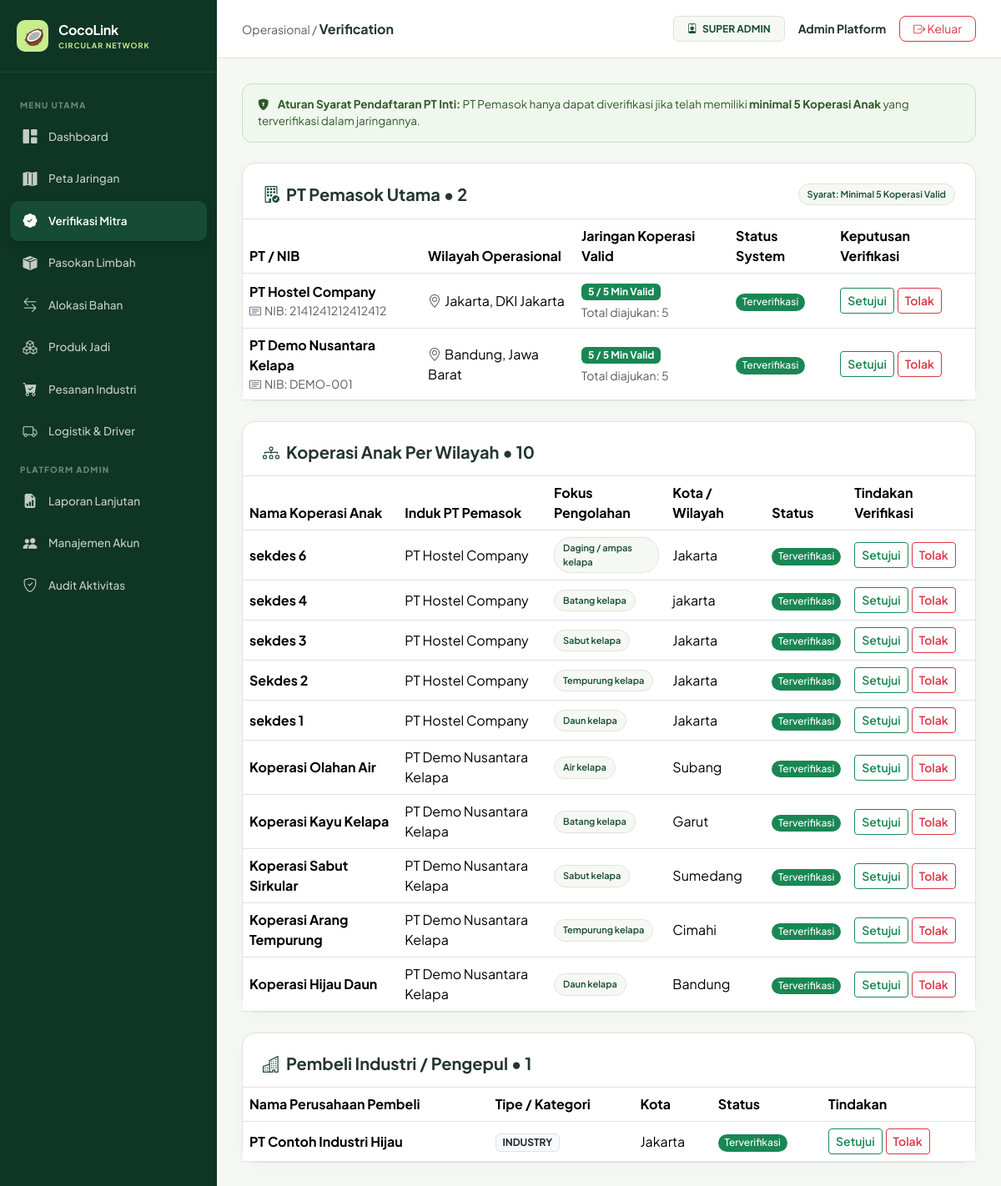
Screenshot of /index.php?page=verification (signed in) with the database file from the repository.
### tables this page shows
CREATE TABLE `users` (
  `id` bigint(20) UNSIGNED NOT NULL,
  `name` varchar(120) NOT NULL,
  `email` varchar(190) NOT NULL,
  `password_hash` varchar(255) NOT NULL,
  `role` enum('super_admin','induk','supplier','coop','buyer','driver') NOT NULL,
  `supplier_id` bigint(20) UNSIGNED DEFAULT NULL,
  `coop_id` bigint(20) UNSIGNED DEFAULT NULL,
  `buyer_id` bigint(20) UNSIGNED DEFAULT NULL,
  `is_active` tinyint(1) NOT NULL DEFAULT 1,
  `created_at` timestamp NOT NULL DEFAULT current_timestamp()
);

CREATE TABLE `suppliers` (
  `id` bigint(20) UNSIGNED NOT NULL,
  `legal_name` varchar(160) NOT NULL,
  `nib` varchar(30) NOT NULL,
  `province` varchar(90) NOT NULL,
  `city` varchar(90) NOT NULL,
  `address` text NOT NULL,
  `latitude` decimal(10,7) NOT NULL,
  `longitude` decimal(10,7) NOT NULL,
  `status` enum('pending','verified','rejected') NOT NULL DEFAULT 'pending',
  `verified_by` bigint(20) UNSIGNED DEFAULT NULL,
  `verified_at` datetime DEFAULT NULL,
  `created_at` timestamp NOT NULL DEFAULT current_timestamp()
);

CREATE TABLE `cooperatives` (
  `id` bigint(20) UNSIGNED NOT NULL,
  `supplier_id` bigint(20) UNSIGNED NOT NULL,
  `name` varchar(160) NOT NULL,
  `province` varchar(90) NOT NULL,
  `city` varchar(90) NOT NULL,
  `address` text NOT NULL,
  `specialty_raw_type_id` int(10) UNSIGNED NOT NULL,
  `latitude` decimal(10,7) DEFAULT NULL,
  `longitude` decimal(10,7) DEFAULT NULL,
  `status` enum('pending','verified','rejected') NOT NULL DEFAULT 'pending',
  `verified_by` bigint(20) UNSIGNED DEFAULT NULL,
  `created_at` timestamp NOT NULL DEFAULT current_timestamp()
);

CREATE TABLE `raw_types` (
  `id` int(10) UNSIGNED NOT NULL,
  `name` varchar(90) NOT NULL,
  `examples` varchar(255) NOT NULL,
  `created_at` timestamp NOT NULL DEFAULT current_timestamp()
);

CREATE TABLE `buyer_profiles` (
  `id` bigint(20) UNSIGNED NOT NULL,
  `company_name` varchar(160) NOT NULL,
  `buyer_type` enum('industry','collector') NOT NULL DEFAULT 'industry',
  `nib` varchar(30) DEFAULT NULL,
  `address` text NOT NULL,
  `city` varchar(90) NOT NULL,
  `status` enum('pending','verified','rejected') NOT NULL DEFAULT 'pending',
  `created_at` timestamp NOT NULL DEFAULT current_timestamp()
);

### app/views/pages/verification.php (the view, shortened to what the rows shown need)
<?php
function page_verification(): void {
    $suppliers = rows("SELECT s.*,
                      (SELECT COUNT(*) FROM cooperatives c WHERE c.supplier_id=s.id AND c.status='verified') AS verified_coops,
                      (SELECT COUNT(*) FROM cooperatives c WHERE c.supplier_id=s.id) AS all_coops
                      FROM suppliers s
                      ORDER BY FIELD(s.status,'pending','rejected','verified'), s.id DESC");
    $coops = rows('SELECT c.*, s.legal_name, r.name AS raw_name
                   FROM cooperatives c
                   JOIN suppliers s ON s.id=c.supplier_id
                   JOIN raw_types r ON r.id=c.specialty_raw_type_id
                   ORDER BY FIELD(c.status,\'pending\',\'rejected\',\'verified\'), c.id DESC');
    $buyers = rows('SELECT * FROM buyer_profiles ORDER BY FIELD(status,\'pending\',\'rejected\',\'verified\'), id DESC');
?>
<div class="panel mb-4">
    <div class="table-responsive">
        <table class="table table-hover align-middle mb-0">
            <thead>
                <tr>
                    <th>PT / NIB</th>
                    <th>Wilayah Operasional</th>
                    <th>Jaringan Koperasi Valid</th>
                    <th>Status System</th>
                    <th>Keputusan Verifikasi</th>
                </tr>
            </thead>
            <tbody>
            <?php foreach ($suppliers as $s): ?>
                <tr>
                    <td>
                        <strong><?= e($s['legal_name']) ?></strong>
                        <div class="helper small text-muted"><i class="bi bi-card-text me-1"></i>NIB: <?= e($s['nib']) ?></div>
                    </td>
                    <td><i class="bi bi-geo-alt me-1 text-muted"></i><?= e($s['city'] . ', ' . $s['province']) ?></td>
                    <td>
                        <span class="badge <?= $s['verified_coops'] >= 5 ? 'bg-success' : 'bg-warning text-dark' ?> px-2 py-1">
                            <?= e($s['verified_coops']) ?> / 5 Min Valid
                        </span>
                        <div class="helper small text-muted mt-1">Total diajukan: <?= e($s['all_coops']) ?></div>
                    </td>
                    <td><?= badge($s['status']) ?></td>
                    <td>
                        <div class="d-flex gap-1">
                            <?php if ($s['verified_coops'] >= 5 || $s['status'] === 'verified'): ?>
                                <?php action_form('verify_supplier', (int)$s['id'], 'Setujui', 'btn-outline-success btn-sm', ['status' => 'verified']); ?>
                            <?php else: ?>
                                <button class="btn btn-sm btn-secondary" disabled title="Butuh min 5 Koperasi Valid"><i class="bi bi-lock-fill me-1"></i>Koperasi < 5</button>
                            <?php endif; ?>
                        </div>
                    </td>
                </tr>
            <?php endforeach; ?>
            </tbody>
        </table>
    </div>
</div>
<div class="panel mb-4">
    <div class="table-responsive">
        <table class="table table-hover align-middle mb-0">
            <thead>
                <tr>
                    <th>Nama Koperasi Anak</th>
                    <th>Induk PT Pemasok</th>
                    <th>Fokus Pengolahan</th>
                    <th>Kota / Wilayah</th>
                    <th>Status</th>
                    <th>Tindakan Verifikasi</th>
                </tr>
            </thead>
            <tbody>
            <?php foreach ($coops as $c): ?>
                <tr>
                    <td class="fw-bold"><?= e($c['name']) ?></td>
                    <td><?= e($c['legal_name']) ?></td>
                    <td><span class="chip"><?= e($c['raw_name']) ?></span></td>
                    <td><?= e($c['city']) ?></td>
                    <td><?= badge($c['status']) ?></td>
                    <td>
                        <div class="d-flex gap-1">
                        </div>
                    </td>
                </tr>
            <?php endforeach; ?>
            </tbody>
        </table>
    </div>
</div>
<div class="panel">
    <div class="table-responsive">
        <table class="table table-hover align-middle mb-0">
            <thead>
                <tr>
                    <th>Nama Perusahaan Pembeli</th>
                    <th>Tipe / Kategori</th>
                    <th>Kota</th>
                    <th>Status</th>
                    <th>Tindakan</th>
                </tr>
            </thead>
            <tbody>
            <?php foreach ($buyers as $b): ?>
                <tr>
                    <td class="fw-bold"><?= e($b['company_name']) ?></td>
                    <td><span class="badge bg-light text-dark border"><?= e(strtoupper($b['buyer_type'])) ?></span></td>
                    <td><?= e($b['city']) ?></td>
                    <td><?= badge($b['status']) ?></td>
                    <td>
                        <div class="d-flex gap-1">
                        </div>
                    </td>
                </tr>
            <?php endforeach; ?>
            </tbody>
        </table>
    </div>
</div>
<?php } ?>

### app/views/layout.php (shortened to what the rows shown need)
<?php
function render_layout(string $title, string $page, array $u, callable $content): void {
?>
<!DOCTYPE html>
<html lang="id">
<head>
    <link href="https://cdn.jsdelivr.net/npm/bootstrap@5.3.2/dist/css/bootstrap.min.css" rel="stylesheet">
    <link rel="stylesheet" href="https://cdn.jsdelivr.net/npm/bootstrap-icons@1.11.2/font/bootstrap-icons.min.css">
</head>
<body>
    <div class="app-wrapper">
        <div class="app-main">
            <header class="app-header">
                <div class="d-flex align-items-center gap-3">
                    <span class="badge px-3 py-2" style="background:#F6F8F4; color:#164B35; border:1px solid #DCE6D9; font-weight:700;">
                        <i class="bi bi-person-badge me-1"></i> <?= e(str_replace('_', ' ', strtoupper($u['role']))) ?>
                    </span>
                    <div class="fw-bold" style="font-size:14px;"><?= e($u['name']) ?></div>
                    <form method="post" action="<?= e(url('logout')) ?>" style="margin:0;">
                        <button class="btn btn-sm btn-outline-danger px-3" style="border-radius:8px;"><i class="bi bi-box-arrow-right"></i> Keluar</button>
                    </form>
                </div>
            </header>
            <main class="app-content">
                <?php $content(); ?>
            </main>
        </div>
    </div>
</body>
</html>
<?php
}
?>

### app/bootstrap.php (shortened to what the rows shown need)
<?php
$config = require __DIR__ . '/../config/config.php';
function db(): PDO {
    global $config;
    static $pdo = null;
    if ($pdo === null) {
        $pdo = new PDO(
            'mysql:host=' . $config['db_host'] . ';port=' . $config['db_port'] . ';dbname=' . $config['db_name'] . ';charset=utf8mb4',
            $config['db_user'],
            $config['db_password'],
            [
                PDO::ATTR_ERRMODE            => PDO::ERRMODE_EXCEPTION,
                PDO::ATTR_DEFAULT_FETCH_MODE => PDO::FETCH_ASSOC,
                PDO::ATTR_EMULATE_PREPARES   => false
            ]
        );
    }
    return $pdo;
}
function sql(string $query, array $params = []): PDOStatement {
    $st = db()->prepare($query);
    $st->execute($params);
    return $st;
}
function rows(string $query, array $params = []): array {
    return sql($query, $params)->fetchAll();
}
function one(string $query, array $params = []): ?array {
    $r = sql($query, $params)->fetch();
    return $r ?: null;
}
function e(mixed $v): string {
    return htmlspecialchars((string)($v ?? ''), ENT_QUOTES | ENT_SUBSTITUTE, 'UTF-8');
}
function app_base(): string {
    $dir = str_replace('\\', '/', dirname($_SERVER['SCRIPT_NAME'] ?? '/index.php'));
    return ($dir === '/' || $dir === '.') ? '' : rtrim($dir, '/');
}
function url(string $page = 'dashboard', array $args = []): string {
    return app_base() . '/index.php?' . http_build_query(array_merge(['page' => $page], $args));
}
function current_user(): ?array {
    $u = one('SELECT * FROM users WHERE id=?', [(int)$_SESSION['uid']]);
    return $u;
}
function status_text(string $status): string {
    return [
        'pending'          => 'Menunggu verifikasi',
        'verified'         => 'Terverifikasi',
        'rejected'         => 'Ditolak',
        'proposed'         => 'Menunggu koperasi',
        'accepted'         => 'Diterima',
        'completed'        => 'Selesai',
        'requested'        => 'Diajukan',
        'approved'         => 'Disetujui',
        'assigned'         => 'Driver ditugaskan',
        'in_transit'       => 'Dalam perjalanan',
        'pickup_pending'   => 'Pickup perlu disetujui',
        'pickup_requested' => 'Pengajuan pickup',
        'pickup_rejected'  => 'Pickup ditolak',
        'picked_up'        => 'Pickup disetujui',
        'delivered'        => 'Terkirim',
        'location'         => 'Lokasi diperbarui'
    ][$status] ?? ucwords(str_replace('_', ' ', $status));
}
function badge(string $status): string {
    $color = match ($status) {
        'completed', 'verified', 'delivered' => 'success',
        'rejected'                            => 'danger',
        'accepted', 'approved'               => 'info',
        'in_transit', 'picked_up'            => 'primary',
        default                              => 'warning'
    };
    return '<span class="badge rounded-pill text-bg-' . $color . ' fw-medium">' . e(status_text($status)) . '</span>';
}
?>
<?php
function action_form(string $action, int $id, string $label, string $btnClass = 'btn-coco btn-sm', array $extraParams = []): void {
?>
    <form method="post" style="display:inline-block; margin:0;">
        <button class="btn <?= e($btnClass) ?> fw-semibold"><?= e($label) ?></button>
    </form>
<?php
}
?>

### rows the page displays
users: role "SUPER ADMIN", name "Admin Platform"
suppliers: legal_name "PT Hostel Company", nib "2141241212412412", city+province "Jakarta, DKI Jakarta", verified_coops "5", all_coops "5", status "Terverifikasi", label "Setujui Tolak"
suppliers: legal_name "PT Demo Nusantara Kelapa", nib "DEMO-001", city+province "Bandung, Jawa Barat", verified_coops "5", all_coops "5", status "Terverifikasi", label "Setujui Tolak"
cooperatives: name "sekdes 6", supplier.legal_name "PT Hostel Company", specialty_raw_type.name "Daging / ampas kelapa", city "Jakarta", status "Terverifikasi", label "Setujui Tolak"
cooperatives: name "sekdes 4", supplier.legal_name "PT Hostel Company", specialty_raw_type.name "Batang kelapa", city "jakarta", status "Terverifikasi", label "Setujui Tolak"
cooperatives: name "sekdes 3", supplier.legal_name "PT Hostel Company", specialty_raw_type.name "Sabut kelapa", city "Jakarta", status "Terverifikasi", label "Setujui Tolak"
cooperatives: name "Sekdes 2", supplier.legal_name "PT Hostel Company", specialty_raw_type.name "Tempurung kelapa", city "Jakarta", status "Terverifikasi", label "Setujui Tolak"
cooperatives: name "sekdes 1", supplier.legal_name "PT Hostel Company", specialty_raw_type.name "Daun kelapa", city "Jakarta", status "Terverifikasi", label "Setujui Tolak"
cooperatives: name "Koperasi Olahan Air", supplier.legal_name "PT Demo Nusantara Kelapa", specialty_raw_type.name "Air kelapa", city "Subang", status "Terverifikasi", label "Setujui Tolak"
cooperatives: name "Koperasi Kayu Kelapa", supplier.legal_name "PT Demo Nusantara Kelapa", specialty_raw_type.name "Batang kelapa", city "Garut", status "Terverifikasi", label "Setujui Tolak"
cooperatives: name "Koperasi Sabut Sirkular", supplier.legal_name "PT Demo Nusantara Kelapa", specialty_raw_type.name "Sabut kelapa", city "Sumedang", status "Terverifikasi", label "Setujui Tolak"
cooperatives: name "Koperasi Arang Tempurung", supplier.legal_name "PT Demo Nusantara Kelapa", specialty_raw_type.name "Tempurung kelapa", city "Cimahi", status "Terverifikasi", label "Setujui Tolak"
cooperatives: name "Koperasi Hijau Daun", supplier.legal_name "PT Demo Nusantara Kelapa", specialty_raw_type.name "Daun kelapa", city "Bandung", status "Terverifikasi", label "Setujui Tolak"
buyer_profiles: company_name "PT Contoh Industri Hijau", buyer_type "INDUSTRY", city "Jakarta", status "Terverifikasi", label "Setujui Tolak"

### other values shown
str_replace('_', ' ', $page) "Verification"
count($suppliers) "2"
count($coops) "10"
count($buyers) "1"
